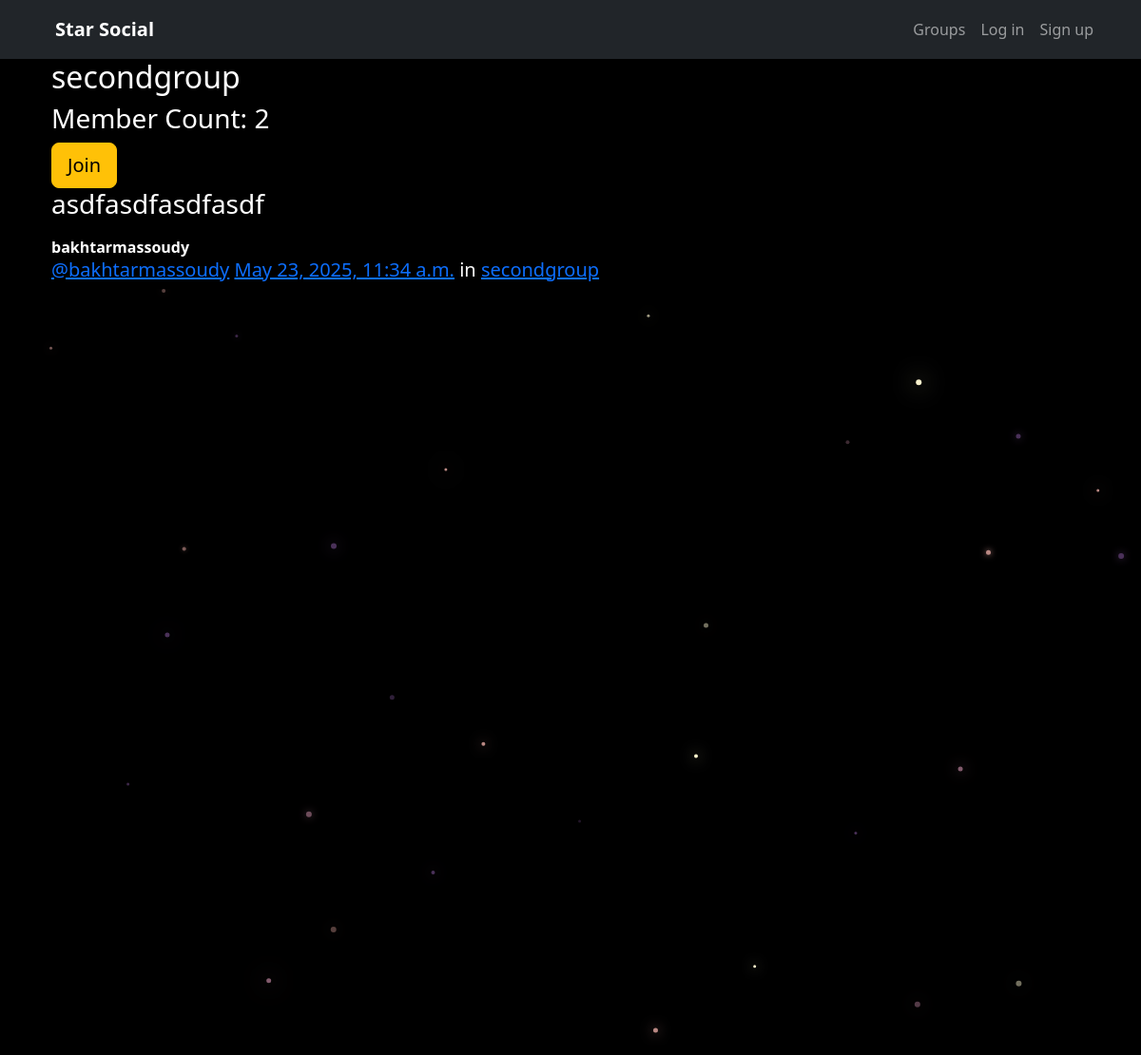
The app's page /groups/posts/in/secondgroup/ with its own data.
### groups/models.py (models this page shows, shortened)
class Group(models.Model):
    name = models.CharField(max_length=255, unique=True)
    slug = models.SlugField(allow_unicode=True, unique=True)
    description = models.TextField(blank=True, default='')
    description_html = models.TextField(editable=False, default='', blank=True)
    members = models.ManyToManyField(User,through="GroupMember")
    class Meta:
        ordering = ["name"]

### posts/models.py (models this page shows, shortened)
class Post(models.Model):
    user = models.ForeignKey(User, related_name="posts", on_delete=models.CASCADE)
    created_at = models.DateTimeField(auto_now=True)
    message = models.TextField()
    message_html = models.TextField(editable=False)
    group = models.ForeignKey(Group, related_name="posts", null=True, blank=True, on_delete=models.SET_NULL)
    class Meta:
        ordering = ["-created_at"]
        unique_together = ["user", "message"]

### groups/views.py (the view)
# urls.py: re_path(r"posts/in/(?P<slug>[-\w]+)/$", views.SingleGroup.as_view(), name="single"),
class SingleGroup(generic.DetailView):
    model = Group

### groups/templates/groups/group_detail.html (shortened to what this page needs)
{% extends "groups/group_base.html" %}
{% block pregroup %}
<h2>{{group.name}}</h2>
<h3> Member Count: {{group.members.count}}</h3>
    <div class="content">
        {% if user in group.members.all %}
            <a href="{% url 'groups:leave' slug=group.slug %}" class="btn btn-lg btn-fill btn-warning"><span class="glyphicon glyphicon-remove-circle"></span> Leave</a>
        {% else %}
            <a href="{% url 'groups:join' slug=group.slug %}" class="btn btn-lg btn-fill btn-warning"> Join</a>
        {% endif %}
    </div>
{% endblock %}
{% block group_content %}
<div class="col-md-8">
	{% if group.posts.count == 0 %}
	<h3>No posts in this group yet!</h3>
	{% else %}
		{% for post in group.posts.all %}
			{% include "posts/_post.html" %}
		{% endfor %}
	{% endif %}
</div>
{% endblock %}

### posts/templates/posts/_post.html (shortened to what this page needs)
<div class="post media">
	<h3>{{ post.message_html|safe }}</h3>
	<div class="media-body">
		<strong>{{ post.user.username }}</strong>
		<h5 class="media-heading">
			<span class="username"><a href="{% url 'posts:for_user' username=post.user.username %}">@{{ post.user.username }}</a></span>
			<time class="time"><a href="{% url 'posts:single' username=post.user.username pk=post.pk %}">{{ post.created_at }}</a></time>
			{% if post.group %}
			<span class="group-name">in <a href="#">{{ post.group.name }}</a></span>
			{% endif %}
		</h5>
	</div>
</div>

### static/simplesocial/css/master.css (style rules this page uses)
body { margin: 0; overflow: hidden; background-color: black; color:white; }

### records on screen
Group: name "secondgroup", members.count "2"
Post: message_html "asdfasdfasdfasdf", user.username "bakhtarmassoudy", created_at "May 23, 2025, 11:34 a.m.", group.name "secondgroup"
